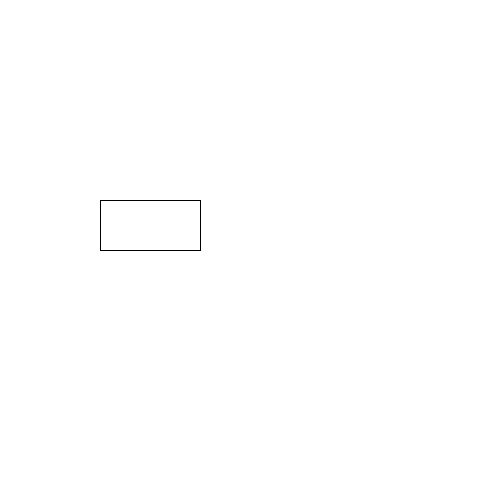
Frame 1 (no input)
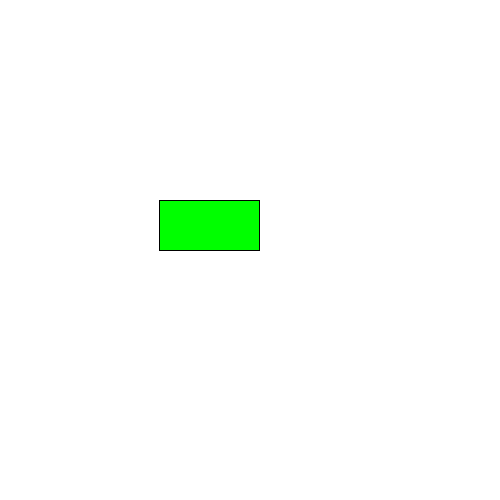
Frame 60 (the mouse pressed at the canvas centre just before this capture)
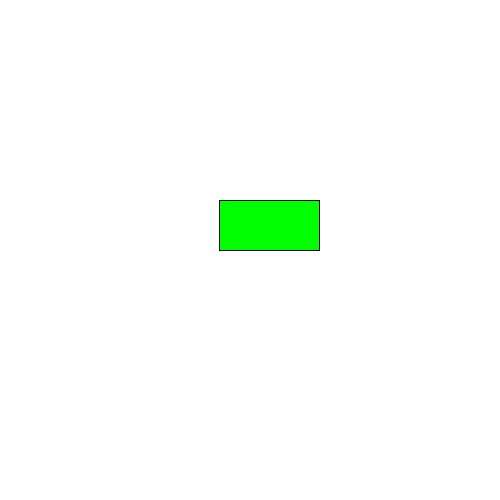
Frame 120 (the mouse held since frame 60 and released just before this capture)

The Processing sketch that drew these frames (run headless with seeded random() and noise(); from frame 60 on, the mouse is pressed at the canvas centre):

// Processing sketch: lab01Q4a
// ── lab01Q4a.pde
int x,y,mx,my;

void setup()
{
  size(500, 500);
  x=100;
  y=200;
}

void draw()
{
  background(255,255,255);
  rect(x,y,100,50);
  fill(0,255,0);
  if (x>=500) {x=-100;}
  else {x=x+1;}
}
